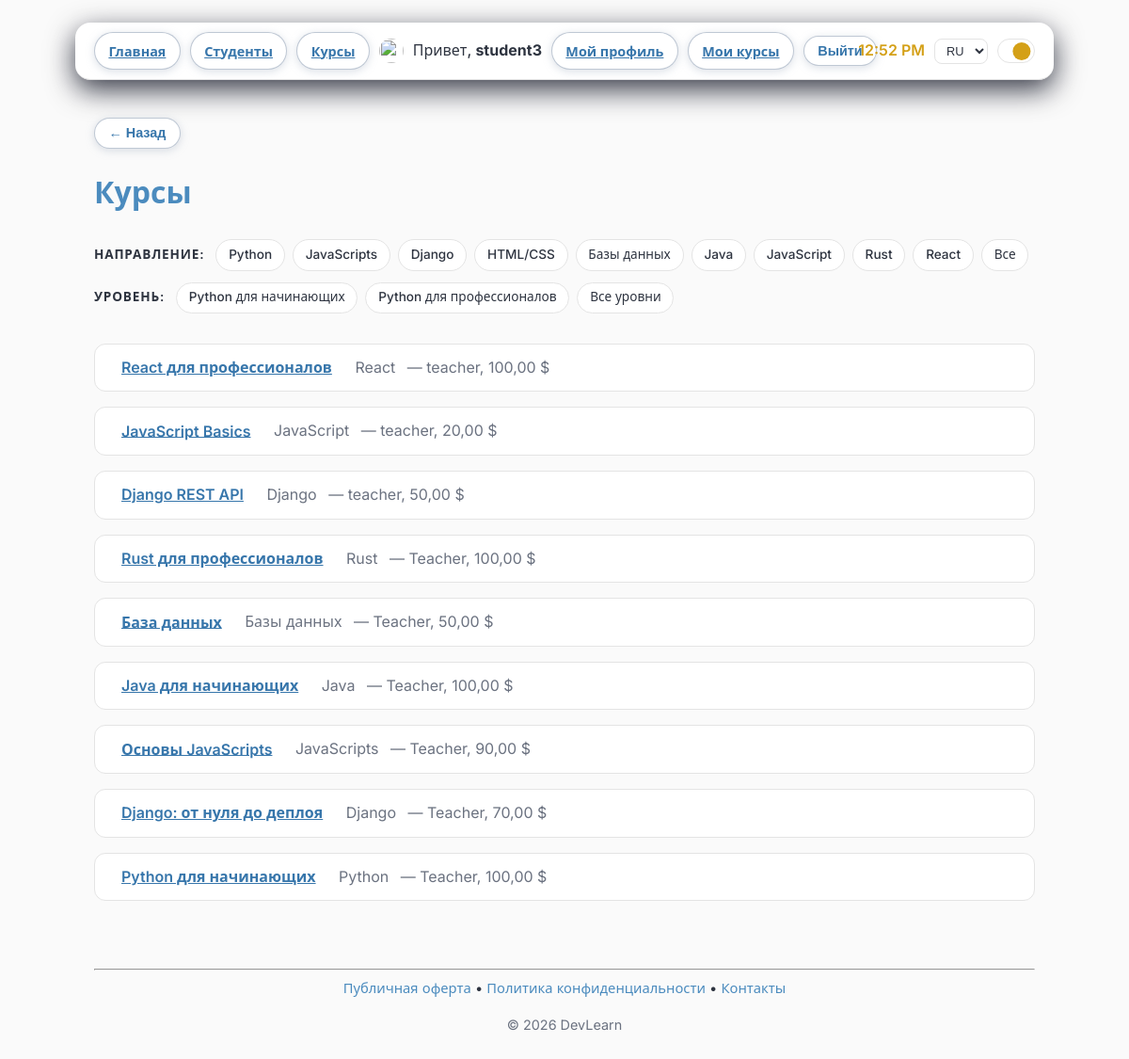
Page /ru/courses/ (signed in) on the earlier database version.
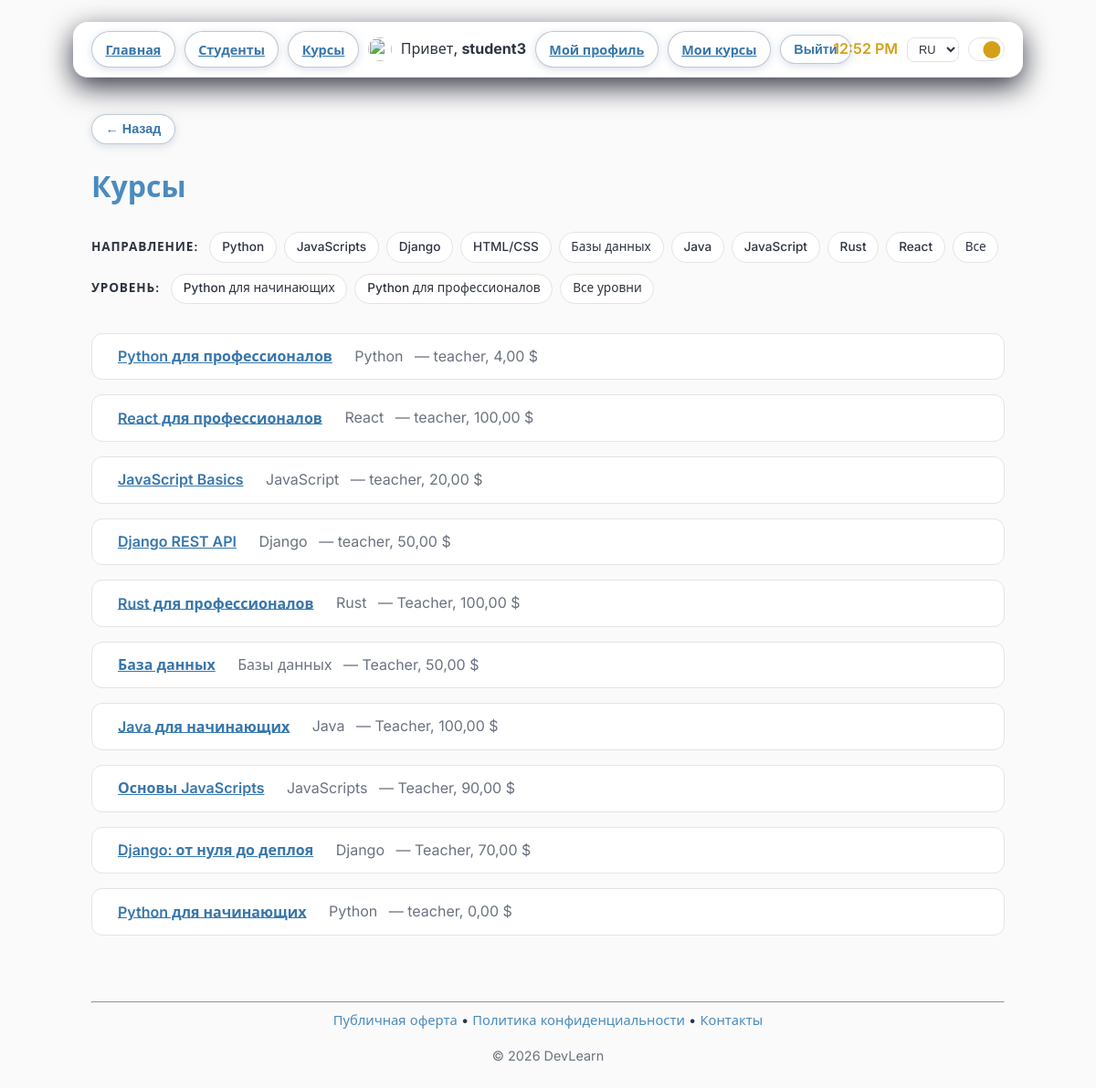
Same page on the later database version.
### courses/models.py (models this page shows, shortened)
class Category(models.Model):
    name = models.CharField("Название", max_length=100)

class Course(models.Model):
    LEVEL_JUNIOR = "junior"
    LEVEL_PRO = "pro"
    LEVEL_CHOICES = [
        (LEVEL_JUNIOR, "Python для начинающих"),
        (LEVEL_PRO, "Python для профессионалов"),
    ]
    title = models.CharField("Название", max_length=100)
    description = models.TextField("Описание", blank=True)
    level = models.CharField(
        "Уровень",
        max_length=20,
        choices=LEVEL_CHOICES,
        default=LEVEL_JUNIOR,
    )
    category = models.ForeignKey(
        "Category",
        on_delete=models.SET_NULL,
        null=True,
        blank=True,
        related_name="courses",
        verbose_name="Категория",
    )
    author = models.ForeignKey(
        settings.AUTH_USER_MODEL,
        on_delete=models.CASCADE,
        related_name="authored_courses",
        verbose_name="Автор",
    )
    cover_image = models.ImageField(
        "Обложка курса",
        upload_to="courses/covers/",
        blank=True,
        null=True,
    )
    price = models.DecimalField(
        "Цена",
        max_digits=10,
        decimal_places=2,
        default=0,
    )
    is_active = models.BooleanField("Опубликован", default=True)
    created_at = models.DateTimeField(auto_now_add=True)
    class Meta:
        ordering = ["-created_at"]

### courses/views.py (the view)
# urls.py: path("", views.CourseListView.as_view(), name="course_list"),
class CourseListView(ListView):
    model = Course
    template_name = "courses/course_list.html"
    context_object_name = "courses"
    def get_queryset(self):
        qs = Course.objects.select_related("author", "category")
        cat = self.request.GET.get("category")
        if cat:
            qs = qs.filter(category_id=cat)
        level = self.request.GET.get("level")
        if level:
            qs = qs.filter(level=level)
        return qs
    def get_context_data(self, **kwargs):
        context = super().get_context_data(**kwargs)
        context["categories"] = Category.objects.all()
        return context

### users/context_processors.py (called while the page is built)
def user_role(request):
    is_teacher = False
    profile_avatar_url = None
    if request.user.is_authenticated:
        try:
            profile = request.user.profile
            is_teacher = profile.role == "teacher"
            if profile.avatar:
                profile_avatar_url = profile.avatar.url
        except Exception:
            pass
    can_upload_avatar = settings.DEBUG
    return {"is_teacher": is_teacher, "profile_avatar_url": profile_avatar_url, "can_upload_avatar": can_upload_avatar}

### courses/templates/courses/course_list.html (shortened to what this page needs)
{% extends "base.html" %}
{% load i18n %}
{% block content %}
<h1>{% trans "Курсы" %}</h1>
<div class="filters-block">
    {% if categories %}
    <div class="category-filters">
        <span class="filters-label">{% trans "Направление:" %}</span>
        {% for c in categories %}
            <a href="?category={{ c.id }}" class="btn-cat">{{ c.name }}</a>
        {% endfor %}
        <a href="{% url 'courses:course_list' %}" class="btn-cat">{% trans "Все" %}</a>
    </div>
    {% endif %}
    <div class="category-filters">
        <span class="filters-label">{% trans "Уровень:" %}</span>
        <a href="?level=junior" class="btn-cat">{% trans "Python для начинающих" %}</a>
        <a href="?level=pro" class="btn-cat">{% trans "Python для профессионалов" %}</a>
        <a href="{% url 'courses:course_list' %}" class="btn-cat">{% trans "Все уровни" %}</a>
    </div>
</div>
<ul class="course-list">
    {% for course in courses %}
    <li class="course-item">
        <a href="{% url 'courses:course_detail' course.pk %}" class="btn-course">{{ course.title }}</a>
        {% if course.category %}<em class="course-meta">{{ course.category.name }}</em>{% endif %}
        <span class="course-meta"> — {{ course.author.username }}, {{ course.price }} $</span>
    </li>
    {% empty %}
    <li>{% trans "Курсов пока нет." %}</li>
    {% endfor %}
</ul>
{% endblock %}

Differences in the rows shown:
added Course: title "Python для профессионалов", category.name "Python", author.username "teacher", price "4,00"
changed Course "Python для начинающих": author.username "Teacher" → "teacher"; price "100,00" → "0,00"
